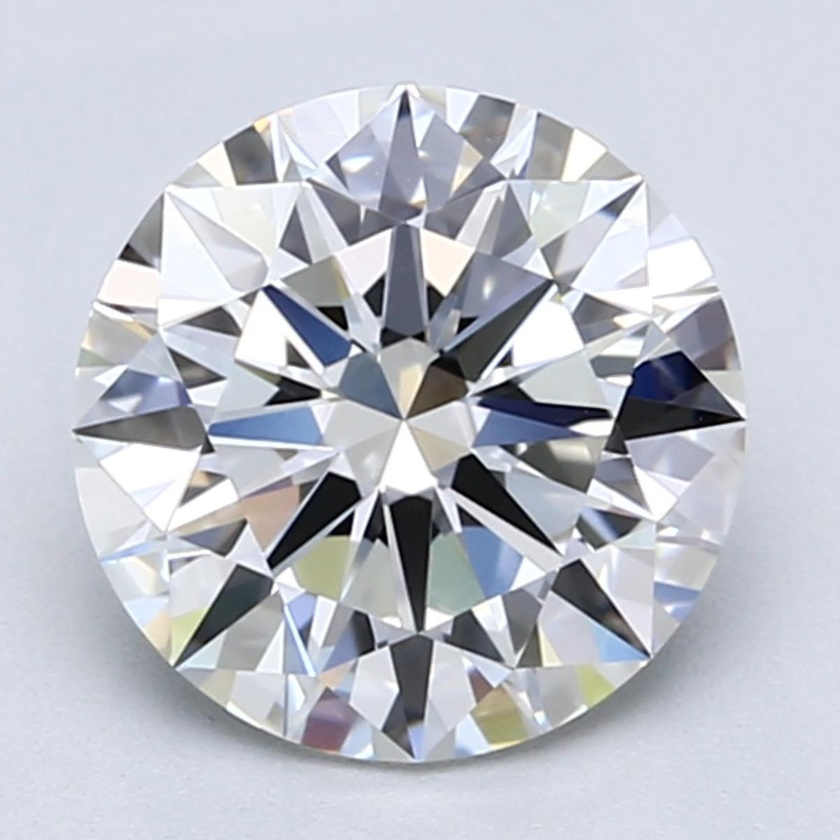
#> input picture diamond_extraction/input/diamond1.jpg, 840 x 840 px, shrunk from 1200 x 1200 before the run
$ jupyter execute --allow-errors extract.ipynb
#> lines starting #> are read from the running program, lines starting #| are printed output that depends on the picture; after the words box and inside, x2 and y2 are one past the last pixel; in counts of white or black regions, pixels touching at a corner belong together
### utils/morphology.py
import numpy as np
from imageio import imread, imsave
import cv2


def dilate(img, kernel, iterations=1):
    return cv2.dilate(img, kernel, iterations)


def erosion(img, kernel, iterations=1):
    return cv2.erode(img, kernel, iterations)


def opening(img, kernel):
    return cv2.morphologyEx(img, cv2.MORPH_OPEN, kernel)


def closing(img, kernel):
    return cv2.morphologyEx(img, cv2.MORPH_CLOSE, kernel)


def morphological_gradient(img, kernel):
    return cv2.morphologyEx(img, cv2.MORPH_GRADIENT, kernel)


def tophat(img, kernel):
    return cv2.morphologyEx(img, cv2.MORPH_TOPHAT, kernel)


def blackhat(img, kernel):
    return cv2.morphologyEx(img, cv2.MORPH_BLACKHAT, kernel)


def get_kernel(kernel_size=3, kernel_type='default'):
    if kernel_type.lower() == 'rectangle':
        kernel = cv2.getStructuringElement(cv2.MORPH_RECT, (kernel_size, kernel_size))
    elif kernel_type.lower() == 'ellipse':
        kernel = cv2.getStructuringElement(cv2.MORPH_ELLIPSE, (kernel_size, kernel_size))
    elif kernel_type.lower() == 'cross':
        kernel = cv2.getStructuringElement(cv2.MORPH_CROSS, (kernel_size, kernel_size))
    elif kernel_type.lower() == 'default':
        kernel = np.ones((kernel_size, kernel_size))
    else:
        raise ValueError('kernel_type {} not found'.format(kernel_type))

    return kernel


# [10 lines that do not run on import are left out]

### utils/contours.py
import numpy as np
from imageio import imread, imsave
import cv2


def get_contours(img):
    contours, _ = cv2.findContours(img, cv2.RETR_TREE, cv2.CHAIN_APPROX_SIMPLE)
    return contours


def get_approx_contours(contours, epsilon=2):
    return [cv2.approxPolyDP(cnt, epsilon, True) for cnt in contours]


def write_contours(contours, img_shape, pixel_val=255):
    contour_img = np.zeros(img_shape, dtype=np.uint8)
    cv2.drawContours(contour_img, contours, -1, pixel_val)
    return contour_img


def get_convex_hull(contours):
    return [cv2.convexHull(cnt) for cnt in contours]


# [11 lines that do not run on import are left out]

### diamond_extraction/extract.ipynb
# Problem
Image with a uniform background with diamond as the foregound. Extract the diamond from the image.

## Sample images
<table>
    <tr>
        <td>  </td>
        <td>  </td>
    </tr>
</table>

## Approach
We see that the background is of uniform colour. Seems that it could be extracted out. Let's first take care of our imports.

[cell 1]
import numpy as np
import cv2
import matplotlib.pyplot as plt

from IPython.display import display, Image

# This is done to bring the utils folder into the path
import os
import sys
module_path = os.path.abspath(os.path.join('..'))
if module_path not in sys.path:
    sys.path.append(module_path)

from utils import contours, morphology

We then set the relevant file paths.

[cell 2]
img_path = r'input/diamond1.jpg'
out_dir = r'output'

We could extract the background by analyzing the histogram of the image. But using flood fill seems a better way, as there is a sharp contrast between background and foreground.

[cell 3]
img = cv2.imread(img_path)
#> img is the input picture: shape (840, 840, 3); mean B, G, R 202.7, 193.6, 190.4

h, w, _ = img.shape
#> h = 840; w = 840
mask = np.zeros((h + 2, w + 2), np.uint8)

floodflags = 4
floodflags |= (255 << 8)
floodflags |= cv2.FLOODFILL_MASK_ONLY

seed = (0, 0)
low = 2
high = 2
_, _, mask, _ = cv2.floodFill(img, mask, seed, (255, 0, 0), (low,) * 3, (high,) * 3, floodflags)
mask = 255 - mask
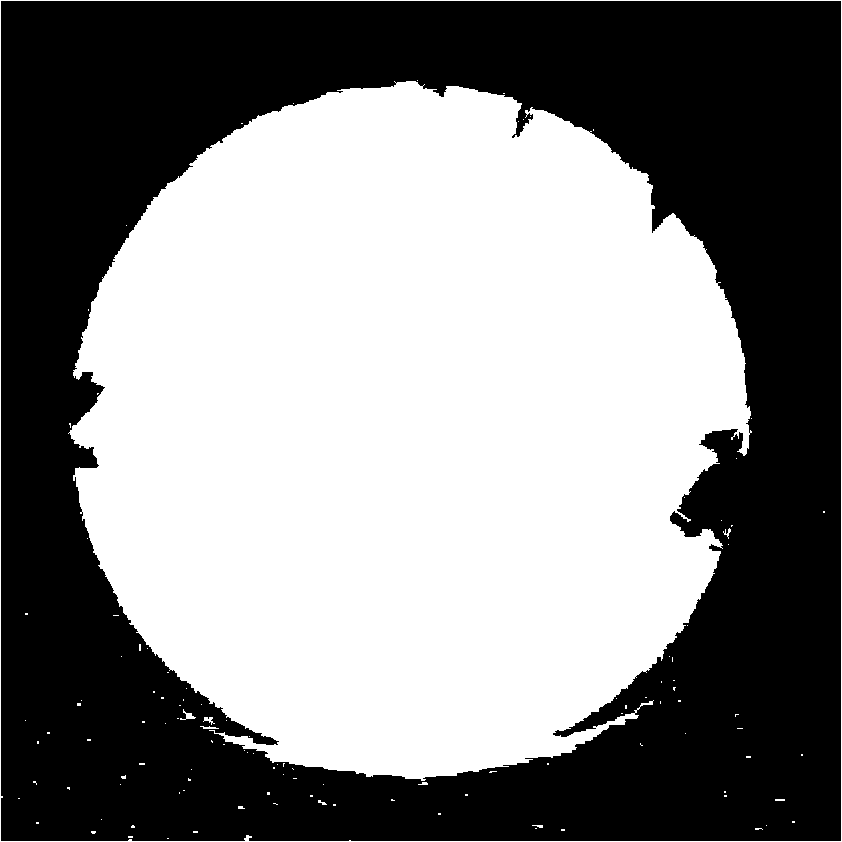
#> mask: shape (842, 842); min 0, max 255, mean 131.7

#> (the rest of this cell did not finish here and is left out)

Ok, not perfect. Some pixels in the background were marked as foreground, while some foreground were marked as background. Let's try to clean the image using the opening morphological operation.

[cell 4]
kernel = morphology.get_kernel(30)
mask_opened = morphology.opening(mask, kernel)
#> in opening, `return cv2.morphologyEx(img, cv2.MORPH_OPEN, kernel)`:
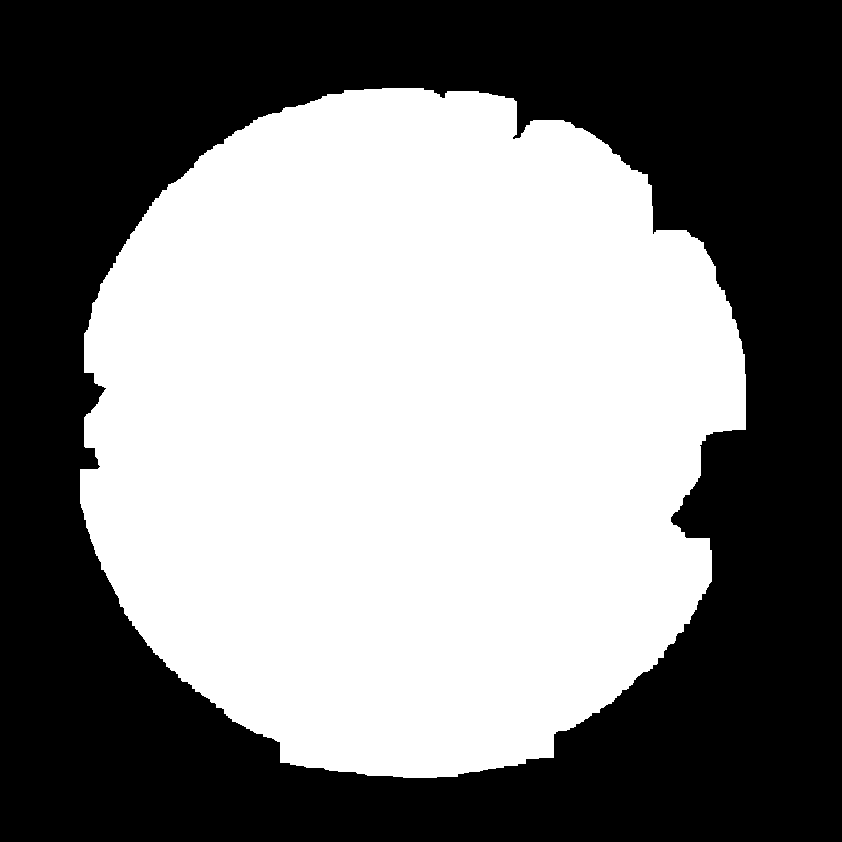
#> returned value: shape (842, 842); 50.5% white; 1 black region, box (x1, y1, x2, y2) and area: (0, 0, 842, 842) 351207

#> (the rest of this cell did not finish here and is left out)

Better. So we managed to remove the noise from the background but aggrevated the holes in the foreground in the process. Let's try to fill the holes in the foreground.

[cell 5]
mask_opened_closed = morphology.closing(mask_opened, kernel)
#> in closing, `return cv2.morphologyEx(img, cv2.MORPH_CLOSE, kernel)`:
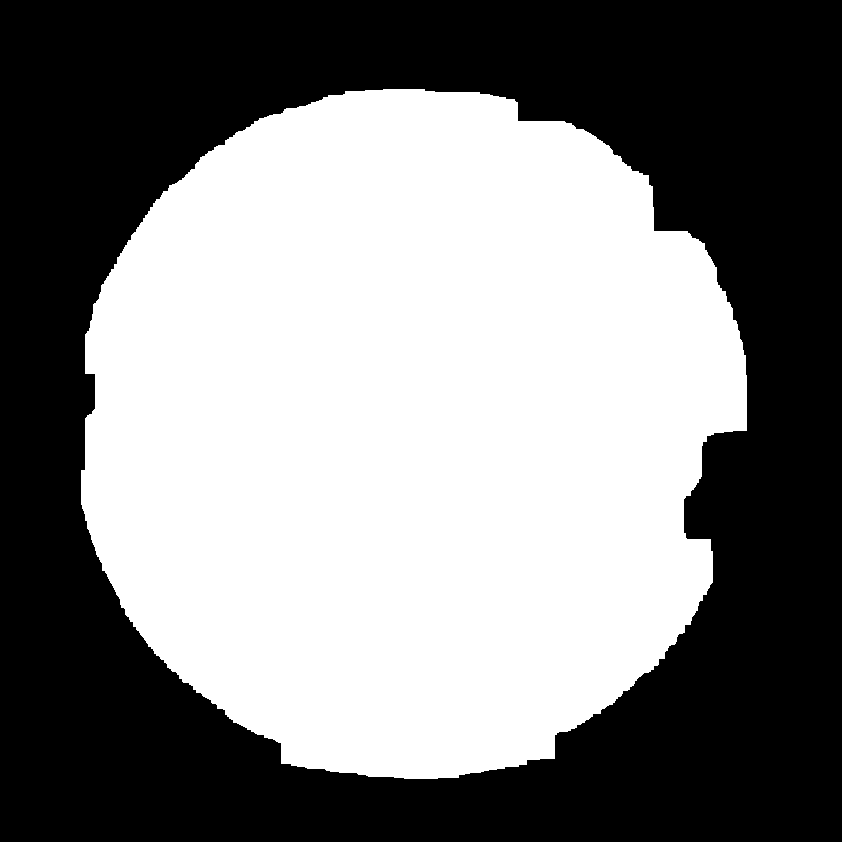
#> returned value: shape (842, 842); 50.6% white; 1 black region

#> (the rest of this cell did not finish here and is left out)

Not much of a difference, but we managed to fill some small holes in the diamond. We still miss some major part of the diamond near the boundaries. Let's try the convex hull algorithm to see if we can get the general shape of the diamond.

[cell 6]
cnts = contours.get_contours(mask_opened_closed)
#> in get_contours, `contours, _ = cv2.findContours(img, cv2.RETR_TREE, cv2.CHAIN_APPROX_SI..`: contours = 1 contour; box (x1, y1, x2, y2) and area: (81, 89, 747, 779) 357406
#> cnts has the same summary as contours in get_contours
hulls = contours.get_convex_hull(cnts)
#> hulls = 1 contour; box (x1, y1, x2, y2) and area: (81, 89, 747, 779) 367775
img_hull = contours.write_contours(hulls, mask_opened_closed.shape)
#> in write_contours, `cv2.drawContours(contour_img, contours, -1, pixel_val)`:
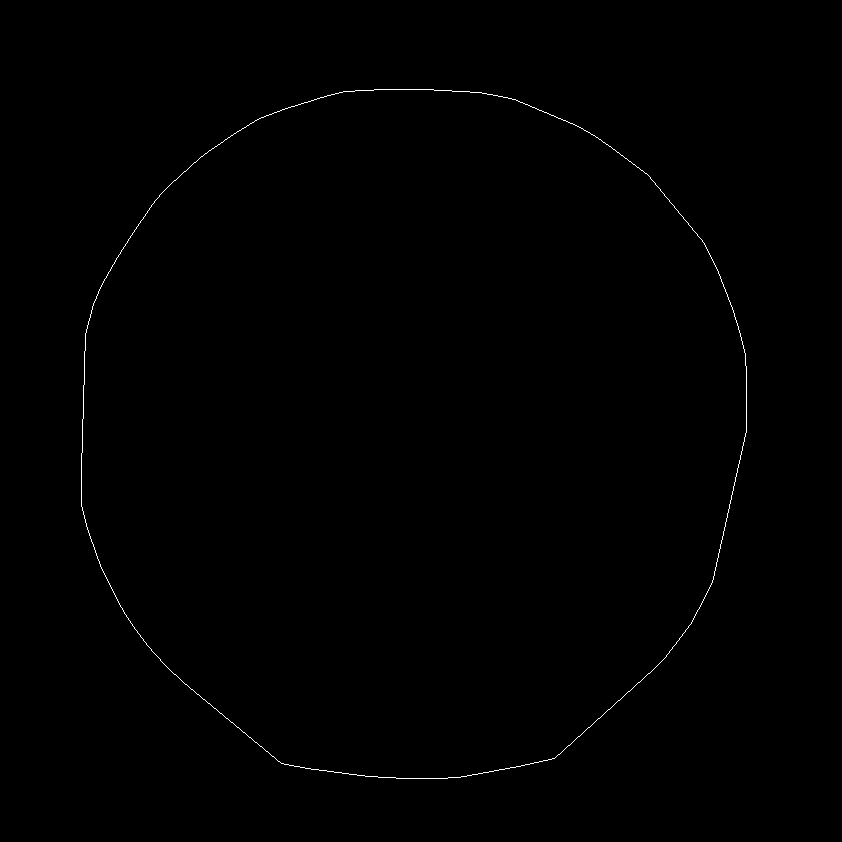
#> contour_img: shape (842, 842); 0.27% white in thin lines or dots, all inside (x1, y1, x2, y2) = (81, 89, 747, 779)

#> (the rest of this cell did not finish here and is left out)

Although not perfect, we do manage to capture the general shape of the diamond. We'll now run the flood fill algorithm again, this time providing this hull image as the mask. This will prevent flood fill from filling the parts inside the hull. This time we will modify the original image and mark the pixels selected by flood fill as background, thus leaving us only with the foreground.

[cell 7]
floodflags = 4
floodflags |= (255 << 8)
low = 100
high = 100
_, _, mask, _ = cv2.floodFill(img, np.copy(img_hull), seed, (0, 0, 0), (low,) * 3, (high,) * 3, floodflags)
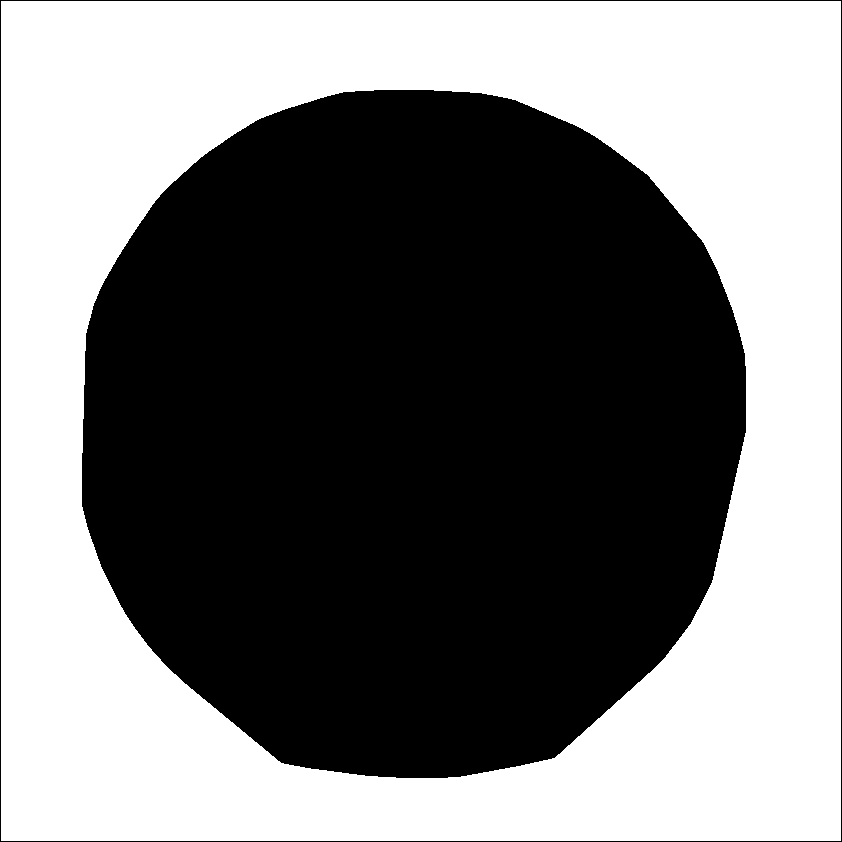
#> mask: shape (842, 842); min 0, max 255, mean 121.9
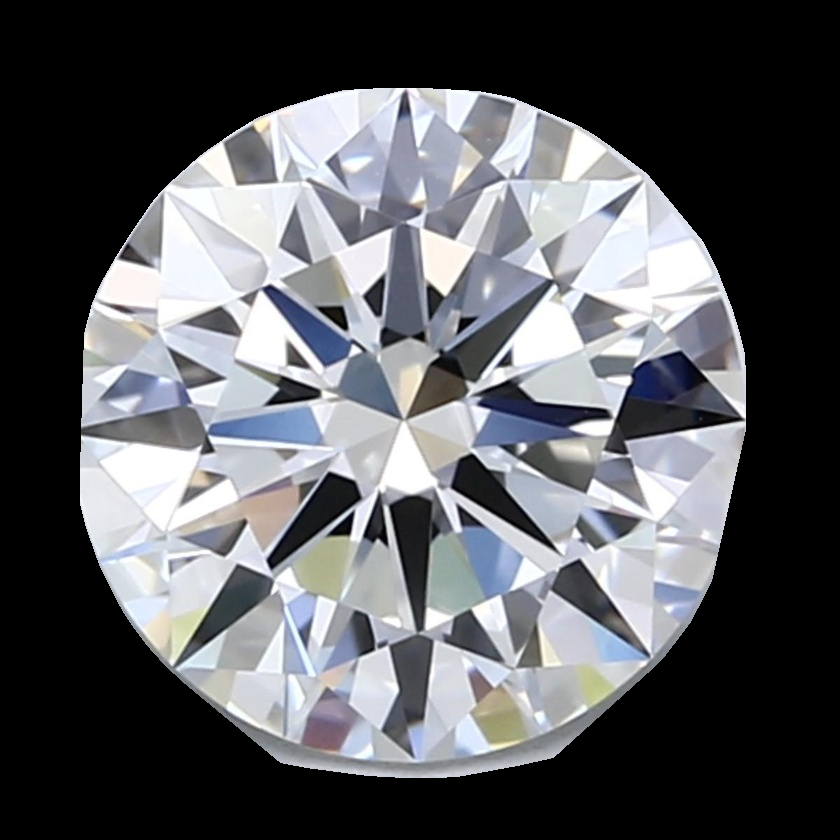
#> img: shape (840, 840, 3); mean B, G, R 95, 91.4, 90

#> (the rest of this cell did not finish here and is left out)

$ run again, with diamond_extraction/input/diamond2.jpg copied over diamond_extraction/input/diamond1.jpg
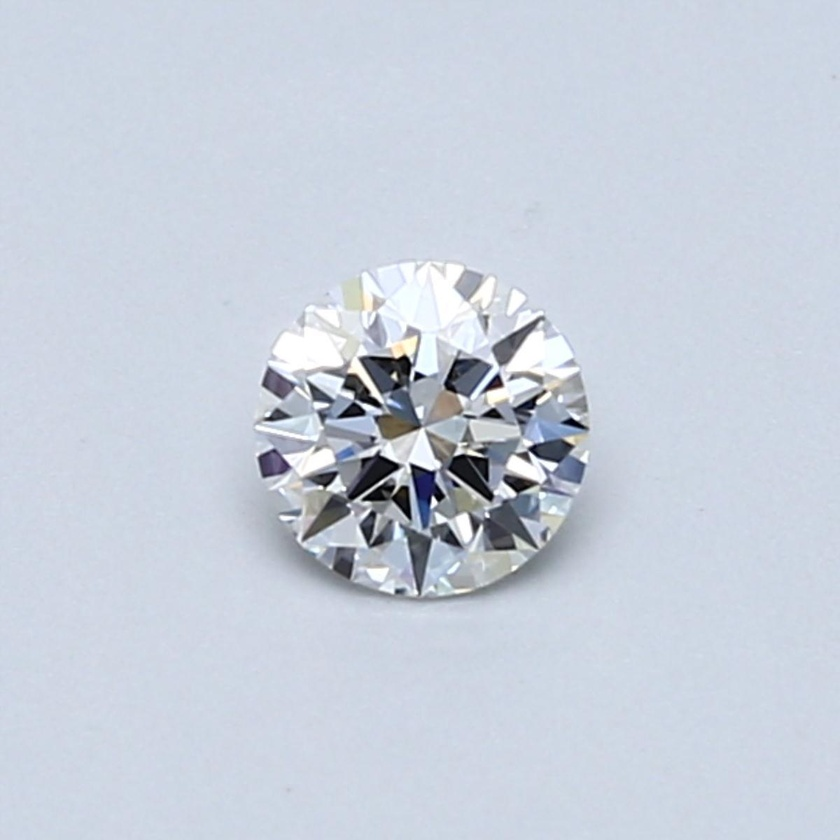
#> input picture diamond_extraction/input/diamond2.jpg, 840 x 840 px, shrunk from 1200 x 1200 before the run
#> img is the input picture: shape (840, 840, 3); mean B, G, R 220.2, 208, 200.2
#> in closing, `return cv2.morphologyEx(img, cv2.MORPH_CLOSE, kernel)`:
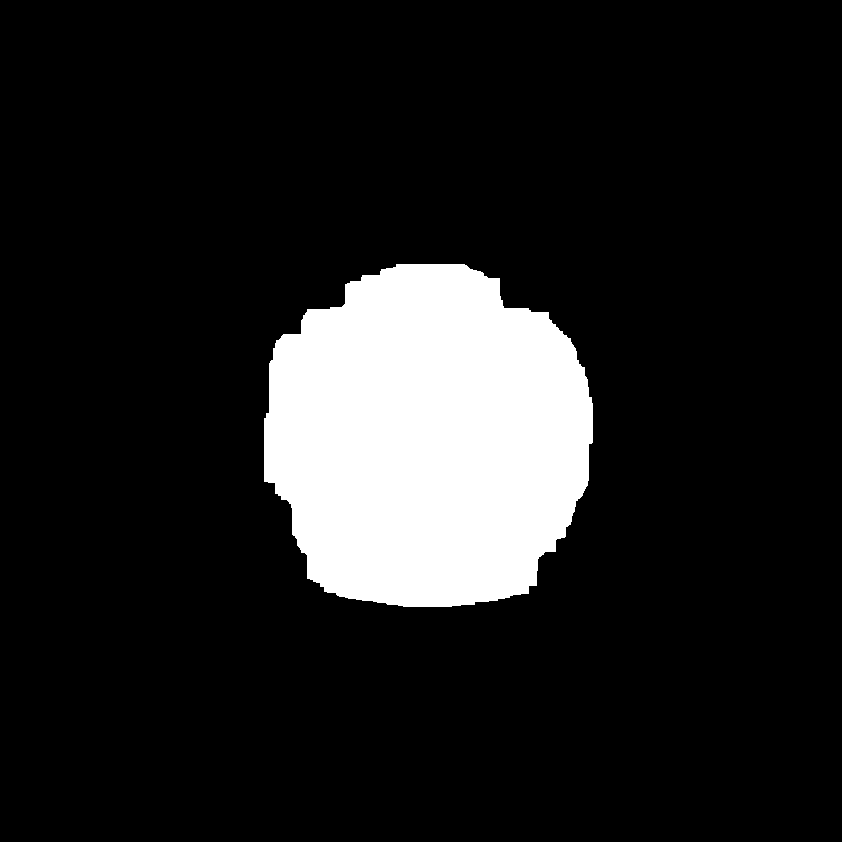
#> returned value: shape (842, 842); 12.8% white; 1 white region
#> contours = 1 contour; box (x1, y1, x2, y2) and area: (264, 264, 593, 607) 89862
#> cnts has the same summary as contours in get_contours
#> hulls = 1 contour; box (x1, y1, x2, y2) and area: (264, 264, 593, 607) 93274
#> contour_img: shape (842, 842); 0.14% white in thin lines or dots, all inside (x1, y1, x2, y2) = (264, 264, 593, 607)
#> `_, _, mask, _ = cv2.floodFill(img, np.copy(img_hull), seed, (0, 0, 0),..`:
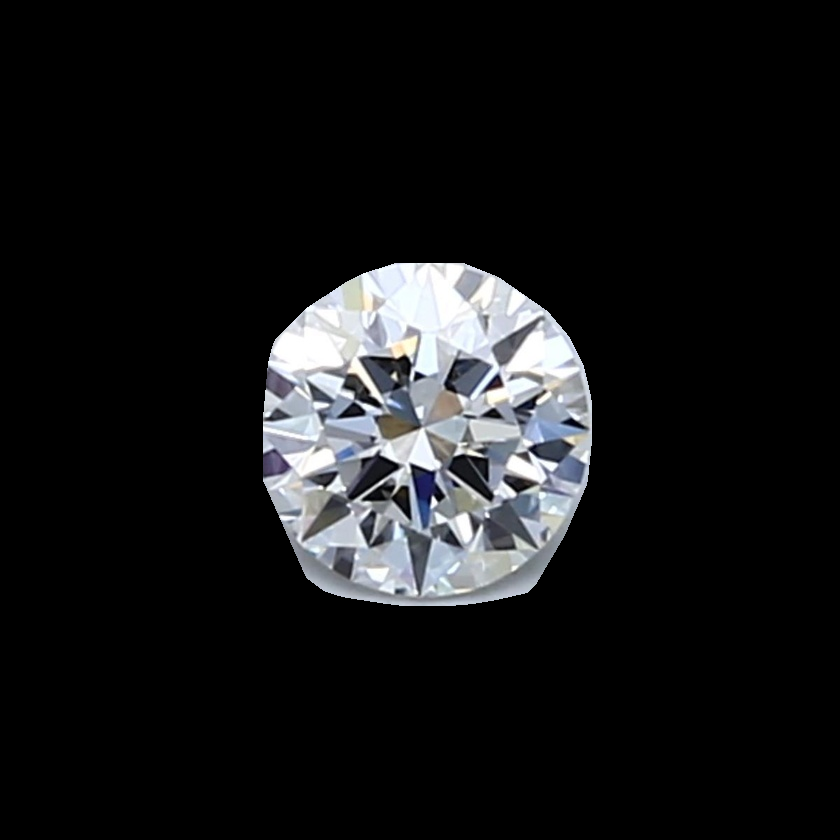
#> img: shape (840, 840, 3); mean B, G, R 23.6, 22.6, 22
